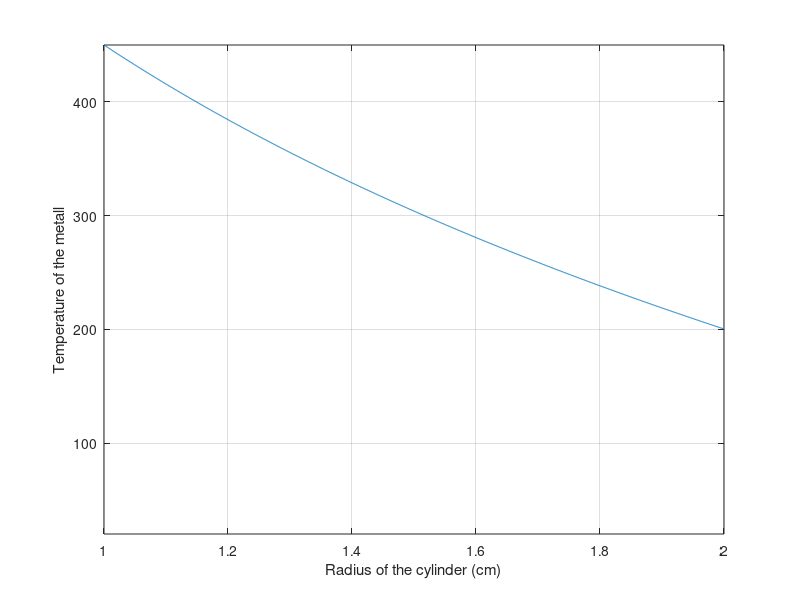

MATLAB code for this plot:
rIn=1;      % The inner radius of the cylinder in centimeters
rOut=2;     % Outer radius of the cylinder in centimeters
uLiq=450;   % Temperature of the fluid
uAmb=20;    % Ambient temperature
n=25;       % N=25 (according to project description)
margin=0.1;   % Assumption: the difference between the temperature of two runs
rCount=0;   % Count loops
uInitLoop=0;
k=1;        % Heat transfer between metal and air
diff=100;   % Dummy 

while diff >= margin
    rCount=rCount+1;
    r=linspace(rIn, rOut, n);
    h=(rOut-rIn)/n;  % Discretization according to the finite differential method

    % Boundary conditions
    col=zeros(n,1);
    col(1,1)=450;
    col(n,1)=20*k*((2*r(n)/h)+1);

    % Matrix
    mat=zeros(n,n);
    mat(1,1)=1;
    for i=2:n-1
        mat(i,i+1)=(r(i)/h^2)+1/(2*h); 
        mat(i,i)=-2*r(i)/h^2; 
        mat(i,i-1)=r(i)/h^2-1/(2*h);
    end
    mat(n,n-1)=-2*r(n)/h^2;
    mat(n,n)=k+2*r(n)/h^2+2*k*r(n)/h;

    % Solve matrix
    u=mat\col;
    nLoop(rCount)=n;
    uLoop(rCount)=u(n);
    
    % Update conditions
    n=n*2;
    diff=abs(uLoop(rCount)-uInitLoop);
    uInitLoop=uLoop(rCount);
end

% Visual plot to show temperature 
plot(r,u);
grid on;
axis([1 2 20 uLiq]);
xlabel('Radius of the cylinder (cm)');
ylabel('Temperature of the metall');

